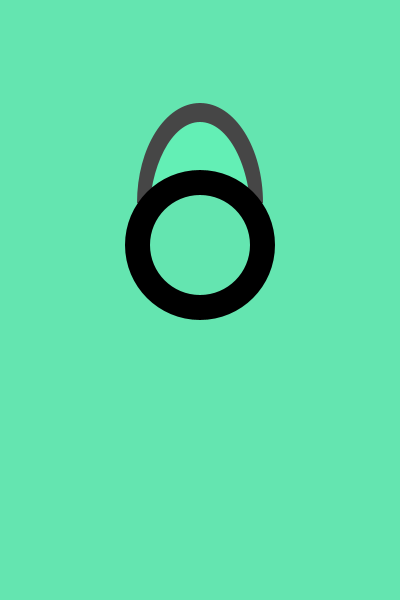
Frame 1 (no input)
Frame 60 (the mouse pressed at the canvas centre just before this capture): identical to frame 1, image omitted
Frame 120 (the mouse held since frame 60 and released just before this capture): identical to frame 1, image omitted

The Processing sketch that drew this single still picture (run headless with seeded random() and noise(); from frame 60 on, the mouse is pressed at the canvas centre):

// Processing sketch: pop_the_lock
// ── pop_the_lock.pde
void setup() {
  size(400, 600);
}

void draw() {

  //background
  noStroke();
  fill(#64E5B0);

  //top part of the lock
  rect(0, 0, 400, 600);
  fill(70);
  arc(200, 203, 126, 200, radians(180), radians(360));
  fill(#63efb5);
  arc(200, 220, 102, 196, radians(180), radians(360));
  
  //middle part of the lock
  fill(0);
  ellipse(200, 245, 150, 150);
  fill(#64E5B0);
  ellipse(200, 245, 100, 100);
}
// ── pause.pde
  
class ClassName {

}
